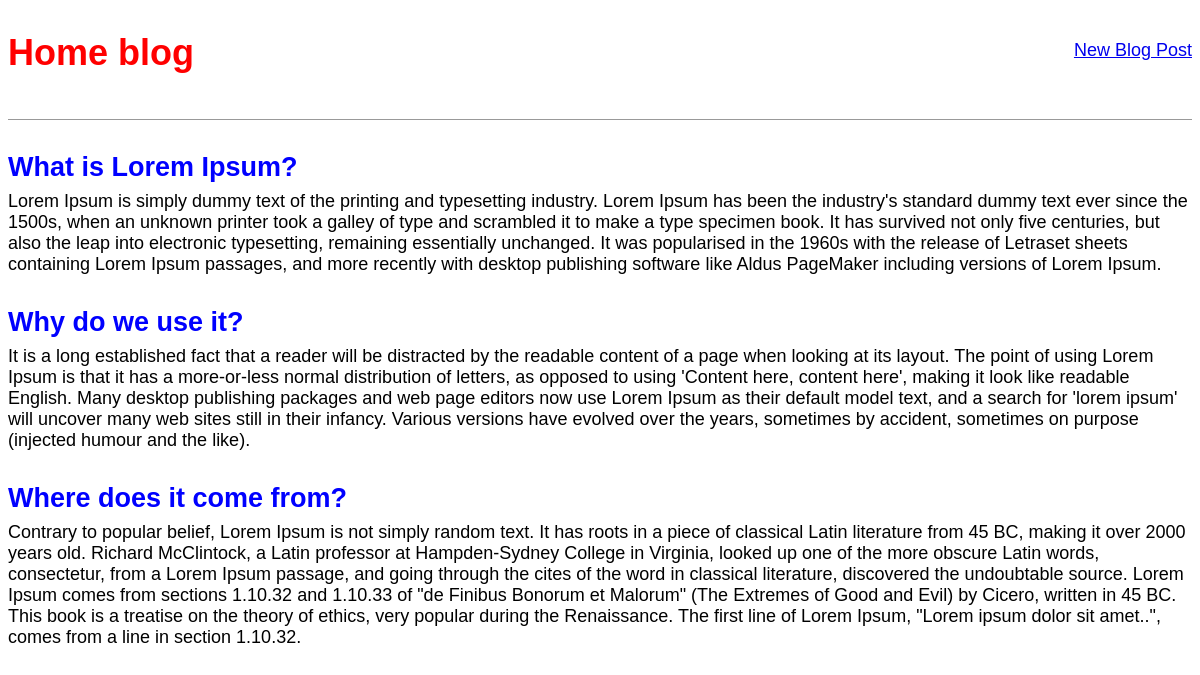
Before: / with the older database file.
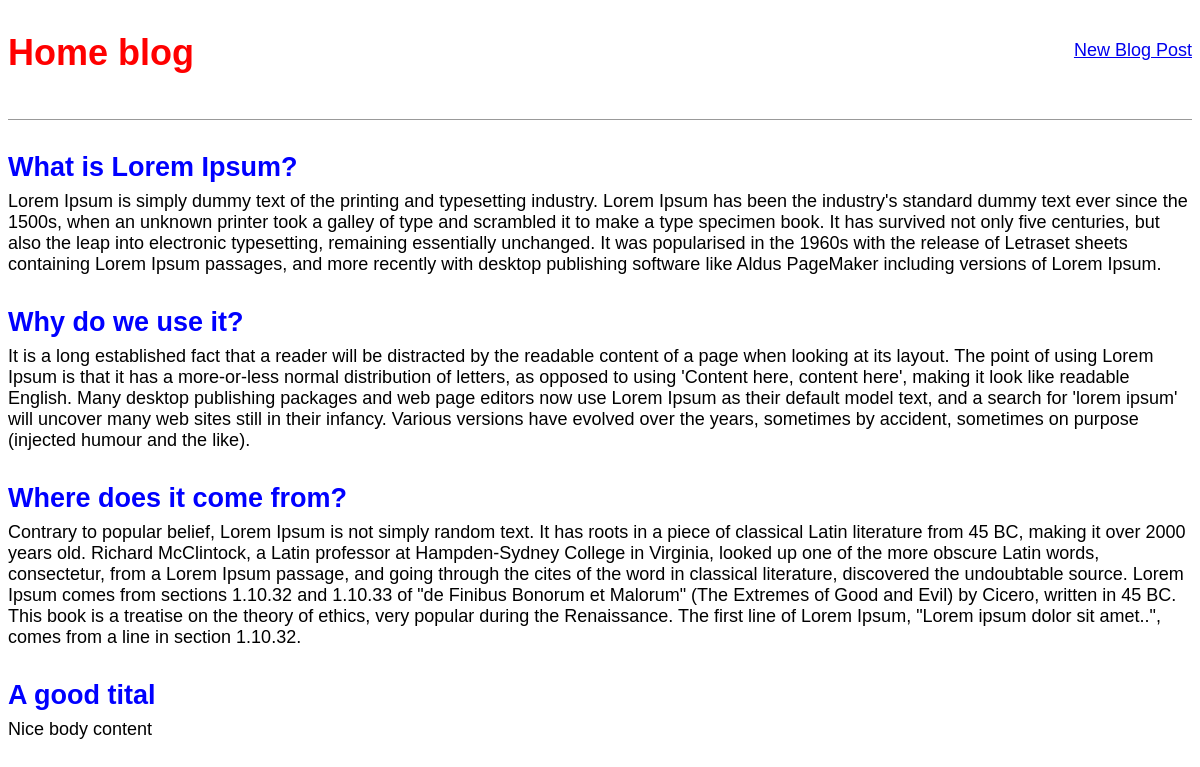
After: the same page with the newer database file.
### blog/models.py (models this page shows, shortened)
class Post(models.Model):
    tital = models.CharField(max_length=200)
    author = models.ForeignKey(
        'auth.User',
        on_delete=models.CASCADE,
    )
    body = models.TextField()

### blog/views.py (the view)
# urls.py: path('', BlogListView.as_view(), name='home'),
class BlogListView(ListView): # new for ListView
    model = Post
    template_name = 'home.html'

### blog/templates/home.html
{% extends 'base.html' %}
{% block content  %}
    {% for post in object_list %}
        <div class="post-entry">
            <h2><a href="{% url 'post_detail' post.pk %}">{{ post.tital }}</a></h2>
            <p>{{ post.body }}</p>
        </div>
    {% endfor %}
{% endblock content  %}

### blog/templates/base.html (shortened to what this page needs)
{% load static %}
<html>
<head>
    <link href="{% static 'css/base.css' %}" rel="stylesheet">
</head>
<body>
    <header>
        <div class="nav-left">
            <h1><a href="{% url 'home' %}">Home blog</a></h1> <br>
        </div>
        <div class="nav-right">
            <a href="{% url 'post_new' %}">New Blog Post</a>
        </div>
    </header>
    <div>
        {% block content  %}
        {% endblock content  %}
    </div>
</body>
</html>

### blog/static/css/base.css (style rules this page uses)
body { font-family: 'Source Sans Pro', sans-serif; font-size: 18px; }
header { border-bottom: 1px solid #999; margin-bottom: 2rem; display: flex; }
header h1 a { color: red; text-decoration: none; }
.nav-left { margin-right: auto; }
.nav-right { display: flex; padding-top: 2rem; }
.post-entry { margin-bottom: 2rem; }
.post-entry h2 { margin: 0.5rem 0; }
.post-entry h2 a, .post-entry h2 a:visited { color: blue; text-decoration: none; }
.post-entry p { margin: 0; font-weight: 400; }

Changed rows visible on the page:
added Post: tital "A good tital", body "Nice body content"
